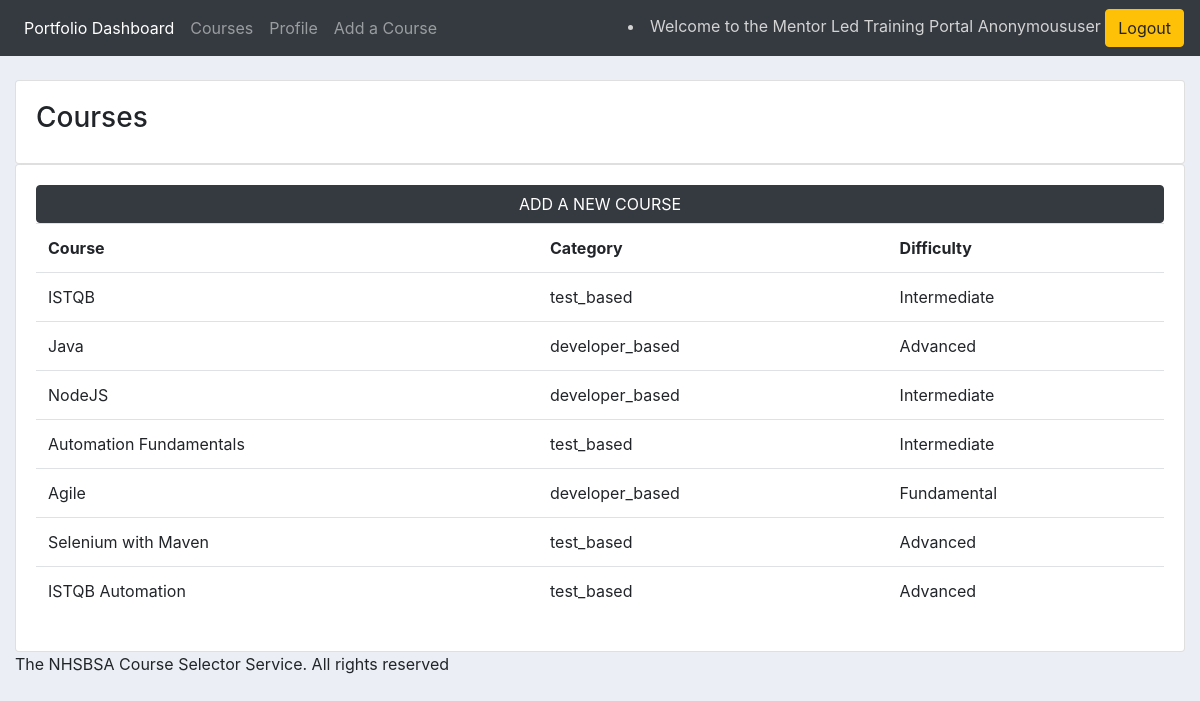
Page /courses/ on the committed database.
### mentorapp/models.py (models this page shows, shortened)
class Courses(models.Model):
    CATEGORY = (
            ('test_based', 'test_based'),
            ('developer_based', 'developer_based'),
             ('multi-discipline', 'multi-discipline')
            )
    name = models.CharField(max_length=200, null=True)
    category = models.CharField(max_length=200, null=True, choices=CATEGORY)
    difficulty = models.CharField(max_length=200, null=True)
    description = models.CharField(max_length=200, null=True, blank=True)
    date_created = models.DateTimeField(auto_now_add=True, null=True)
    tags = models.ManyToManyField(Tag)

### mentorapp/views.py (the view)
# urls.py: path('courses/', views.courses, name='courses'),
def courses(request):
    courses = Courses.objects.all()
    return render(request,'mentorapp/courses.html', {'courses': courses})

### mentorapp/templates/mentorapp/courses.html (shortened to what this page needs)
{% extends 'mentorapp/base_template.html' %}
{% block content %}
   <br>
   <div class="row">
       <div class="col-md">
           <div class="card card-body">
               <h3 class="card_title">Courses</h3>
           </div>
           <div class="card card-body">
               <a href={% url 'create_courses' %} class="btn btn-dark">ADD A NEW COURSE</a>
               <table class="table">
                   <tr>
                       <th>Course</th>
                       <th>Category</th>
                       <th>Difficulty</th>
                   </tr>
                   {% for c in courses %}
                   <tr>
                     <td>{{c.name}}</td>
                     <td>{{c.category}}</td>
                     <td>{{c.difficulty}}</td>
                   </tr>
                   {% endfor %}
                </table>
            </div>
        </div>
    </div>
{% endblock content %}

### mentorapp/templates/mentorapp/base_template.html (shortened to what this page needs)
<!DOCTYPE html>
<html lang="en">
<head>
    {% load static %}
    <link rel="stylesheet" href="https://cdn.jsdelivr.net/npm/bootstrap@4.3.1/dist/css/bootstrap.min.css"
>
    <link rel="stylesheet" type="text/css" href="{% static '/css/base.css' %}">
</head>
<body>
  {% include 'mentorapp/navbar.html' %}
  <div class="container-fluid">
        {% block content%}
        {% endblock%}
        <footer>The NHSBSA Course Selector Service. All rights reserved</footer>
  </div>
</body>
</html>

### mentorapp/templates/mentorapp/navbar.html (shortened to what this page needs)
{% load static %}
<nav class="navbar navbar-expand-lg navbar-dark bg-dark">
  <div class="collapse navbar-collapse" id="navbarNav">
    <ul class="navbar-nav mr-auto">
      <li class="nav-item active">
        <a class="nav-link" href="{%url 'home' %}">Portfolio Dashboard</a>
      </li>
      <li class="nav-item">
        <a class="nav-link" href="{%url 'courses' %}">Courses</a>
      </li>
      <li class="nav-item">
        <a class="nav-link" href="{% url 'mentorapp_settings' %}">Profile</a>
      </li>
      <li class="nav-item">
        <a class="nav-link" href="{% url 'create_courses' %}">Add a Course</a>
      </li>
    </ul>
      <li class="nav-item" style="color: lightgrey;">
        <span>Welcome to the Mentor Led Training Portal {{request.user|title}}</span>
        <a href="{% url 'logout' %}" class="btn btn-warning my-2 my-sm-0">Logout</a>
      </li>
  </div>
</nav>

### static/css/base.css (style rules this page uses)
body { background-color: #ebeff5; }

### rows in the picture
Courses: name "ISTQB", category "test_based", difficulty "Intermediate"
Courses: name "Java", category "developer_based", difficulty "Advanced"
Courses: name "NodeJS", category "developer_based", difficulty "Intermediate"
Courses: name "Automation Fundamentals", category "test_based", difficulty "Intermediate"
Courses: name "Agile", category "developer_based", difficulty "Fundamental"
Courses: name "Selenium with Maven", category "test_based", difficulty "Advanced"
Courses: name "ISTQB Automation", category "test_based", difficulty "Advanced"

### other values in the picture
{{ request.user|title }} "Anonymoususer"
